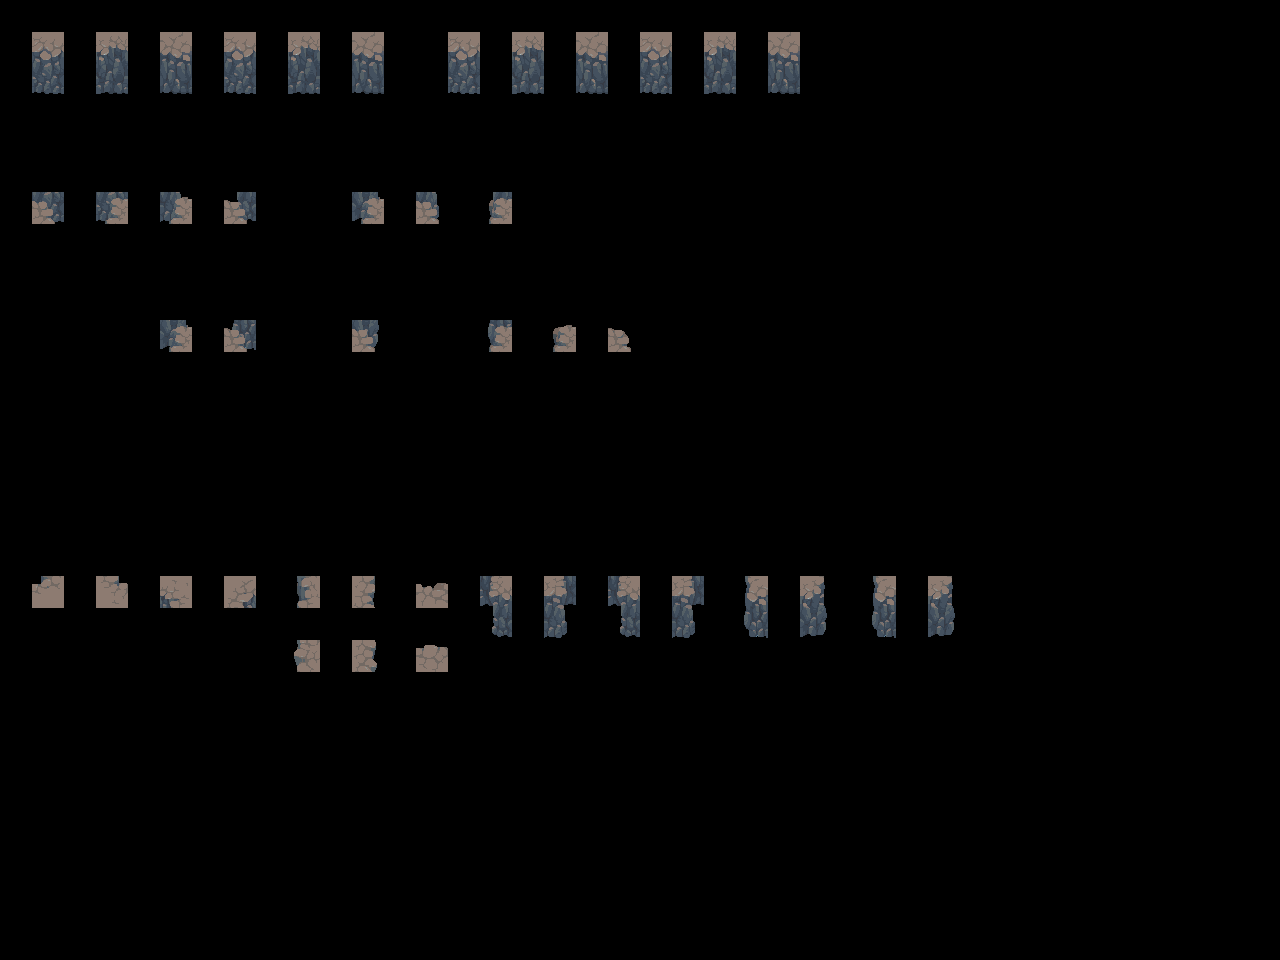

The image is a tile-based game level rendered from a .tmx file. Its description and complete source (layers, tilesets, objects, tile grids) follow:
An orthogonal 40x30 tile map with 32x32 px tiles, 2 tile layers (input_walls, output_walls) and 6 objects.

<map version="1.10" tiledversion="1.11.2" orientation="orthogonal" renderorder="right-down" width="40" height="30" tilewidth="32" tileheight="32" infinite="0" nextlayerid="4" nextobjectid="12">
 <properties>
  <property name="MatchInOrder" type="bool" value="true" />
 </properties>
 <tileset firstgid="1" source="raw2.tsx" />
 <layer id="1" name="input_walls" width="40" height="30" opacity="0.83">
  <data encoding="csv">
0,0,0,0,0,0,0,0,0,0,0,0,0,0,0,0,0,0,0,0,0,0,0,0,0,0,0,0,0,0,0,0,0,0,0,0,0,0,0,0,
0,67,0,67,0,67,0,67,0,67,0,67,0,0,67,0,67,0,67,0,67,0,67,0,67,0,0,0,0,0,0,0,0,0,0,0,0,0,0,0,
0,83,0,83,0,83,0,83,0,83,0,83,0,0,83,0,83,0,83,0,83,0,83,0,83,0,0,0,0,0,0,0,0,0,0,0,0,0,0,0,
0,0,0,0,0,0,0,0,0,0,0,0,0,0,0,0,0,0,0,0,0,0,0,0,0,0,0,0,0,0,0,0,0,0,0,0,0,0,0,0,
0,0,0,0,0,0,0,0,0,0,0,0,0,0,0,0,0,0,0,0,0,0,0,0,0,0,0,0,0,0,0,0,0,0,0,0,0,0,0,0,
0,0,0,0,0,0,0,0,0,0,0,0,0,0,0,0,0,0,0,0,0,0,0,0,0,0,0,0,0,0,0,0,0,0,0,0,0,0,0,0,
0,22,0,24,0,73,0,44,0,0,0,40,0,58,0,74,0,0,0,0,0,0,0,0,0,0,0,0,0,0,0,0,0,0,0,0,0,0,0,0,
0,0,0,0,0,0,0,0,0,0,0,0,0,0,0,0,0,0,0,0,0,0,0,0,0,0,0,0,0,0,0,0,0,0,0,0,0,0,0,0,
0,0,0,0,0,0,0,0,0,0,0,0,0,0,0,0,0,0,0,0,0,0,0,0,0,0,0,0,0,0,0,0,0,0,0,0,0,0,0,0,
0,0,0,0,0,0,0,0,0,0,0,0,0,0,0,0,0,0,0,0,0,0,0,0,0,0,0,0,0,0,0,0,0,0,0,0,0,0,0,0,
0,0,0,0,0,40,0,56,0,0,0,86,0,0,0,88,0,17,0,21,0,0,0,0,0,0,0,0,0,0,0,0,0,0,0,0,0,0,0,0,
0,0,0,0,0,0,0,0,0,0,0,0,0,0,0,0,0,0,0,0,0,0,0,0,0,0,0,0,0,0,0,0,0,0,0,0,0,0,0,0,
0,0,0,0,0,0,0,0,0,0,0,0,0,0,0,0,0,0,0,0,0,0,0,0,0,0,0,0,0,0,0,0,0,0,0,0,0,0,0,0,
0,0,0,0,0,0,0,0,0,0,0,0,0,0,0,0,0,0,0,0,0,0,0,0,0,0,0,0,0,0,0,0,0,0,0,0,0,0,0,0,
0,0,0,0,0,0,0,0,0,0,0,0,0,0,0,0,0,0,0,0,0,0,0,0,0,0,0,0,0,0,0,0,0,0,0,0,0,0,0,0,
0,0,0,0,0,0,0,0,0,0,0,0,0,0,0,0,0,0,0,0,0,0,0,0,0,0,0,0,0,0,0,0,0,0,0,0,0,0,0,0,
0,0,0,0,0,0,0,0,0,0,0,0,0,0,0,0,0,0,0,0,0,0,0,0,0,0,0,0,0,0,0,0,0,0,0,0,0,0,0,0,
0,0,0,0,0,0,0,0,0,0,0,0,0,0,0,0,0,0,0,0,0,0,0,0,0,0,0,0,0,0,0,0,0,0,0,0,0,0,0,0,
0,18,0,20,0,50,0,52,0,33,0,37,0,3,0,66,0,68,0,66,0,68,0,49,0,53,0,49,0,53,0,0,0,0,0,0,0,0,0,0,
0,0,0,0,0,0,0,0,0,0,0,0,0,0,0,82,0,84,0,82,0,84,0,65,0,69,0,65,0,69,0,0,0,0,0,0,0,0,0,0,
0,0,0,0,0,0,0,0,0,33,0,37,0,3,0,0,0,0,0,0,0,0,0,0,0,0,0,0,0,0,0,0,0,0,0,0,0,0,0,0,
0,0,0,0,0,0,0,0,0,0,0,0,0,0,0,0,0,0,0,0,0,0,0,0,0,0,0,0,0,0,0,0,0,0,0,0,0,0,0,0,
0,0,0,0,0,0,0,0,0,0,0,0,0,0,0,0,0,0,0,0,0,0,0,0,0,0,0,0,0,0,0,0,0,0,0,0,0,0,0,0,
0,0,0,0,0,0,0,0,0,0,0,0,0,0,0,0,0,0,0,0,0,0,0,0,0,0,0,0,0,0,0,0,0,0,0,0,0,0,0,0,
0,0,0,0,0,0,0,0,0,0,0,0,0,0,0,0,0,0,0,0,0,0,0,0,0,0,0,0,0,0,0,0,0,0,0,0,0,0,0,0,
0,0,0,0,0,0,0,0,0,0,0,0,0,0,0,0,0,0,0,0,0,0,0,0,0,0,0,0,0,0,0,0,0,0,0,0,0,0,0,0,
0,0,0,0,0,0,0,0,0,0,0,0,0,0,0,0,0,0,0,0,0,0,0,0,0,0,0,0,0,0,0,0,0,0,0,0,0,0,0,0,
0,0,0,0,0,0,0,0,0,0,0,0,0,0,0,0,0,0,0,0,0,0,0,0,0,0,0,0,0,0,0,0,0,0,0,0,0,0,0,0,
0,0,0,0,0,0,0,0,0,0,0,0,0,0,0,0,0,0,0,0,0,0,0,0,0,0,0,0,0,0,0,0,0,0,0,0,0,0,0,0,
0,0,0,0,0,0,0,0,0,0,0,0,0,0,0,0,0,0,0,0,0,0,0,0,0,0,0,0,0,0,0,0,0,0,0,0,0,0,0,0
</data>
 </layer>
 <layer id="2" name="output_walls" width="40" height="30">
  <data encoding="csv">
0,0,0,0,0,0,0,0,0,0,0,0,0,0,0,0,0,0,0,0,0,0,0,0,0,0,0,0,0,0,0,0,0,0,0,0,0,0,0,0,
0,145,0,146,0,147,0,148,0,149,0,150,0,0,152,0,153,0,154,0,155,0,156,0,157,0,0,0,0,0,0,0,0,0,0,0,0,0,0,0,
0,161,0,162,0,163,0,164,0,165,0,166,0,0,168,0,169,0,170,0,171,0,172,0,173,0,0,0,0,0,0,0,0,0,0,0,0,0,0,0,
0,0,0,0,0,0,0,0,0,0,0,0,0,0,0,0,0,0,0,0,0,0,0,0,0,0,0,0,0,0,0,0,0,0,0,0,0,0,0,0,
0,0,0,0,0,0,0,0,0,0,0,0,0,0,0,0,0,0,0,0,0,0,0,0,0,0,0,0,0,0,0,0,0,0,0,0,0,0,0,0,
0,0,0,0,0,0,0,0,0,0,0,0,0,0,0,0,0,0,0,0,0,0,0,0,0,0,0,0,0,0,0,0,0,0,0,0,0,0,0,0,
0,23,0,25,0,76,0,60,0,0,0,41,0,59,0,75,0,0,0,0,0,0,0,0,0,0,0,0,0,0,0,0,0,0,0,0,0,0,0,0,
0,0,0,0,0,0,0,0,0,0,0,0,0,0,0,0,0,0,0,0,0,0,0,0,0,0,0,0,0,0,0,0,0,0,0,0,0,0,0,0,
0,0,0,0,0,0,0,0,0,0,0,0,0,0,0,0,0,0,0,0,0,0,0,0,0,0,0,0,0,0,0,0,0,0,0,0,0,0,0,0,
0,0,0,0,0,0,0,0,0,0,0,0,0,0,0,0,0,0,0,0,0,0,0,0,0,0,0,0,0,0,0,0,0,0,0,0,0,0,0,0,
0,0,0,0,0,41,0,57,0,0,0,87,0,0,0,89,0,2,0,4,0,0,0,0,0,0,0,0,0,0,0,0,0,0,0,0,0,0,0,0,
0,0,0,0,0,0,0,0,0,0,0,0,0,0,0,0,0,0,0,0,0,0,0,0,0,0,0,0,0,0,0,0,0,0,0,0,0,0,0,0,
0,0,0,0,0,0,0,0,0,0,0,0,0,0,0,0,0,0,0,0,0,0,0,0,0,0,0,0,0,0,0,0,0,0,0,0,0,0,0,0,
0,0,0,0,0,0,0,0,0,0,0,0,0,0,0,0,0,0,0,0,0,0,0,0,0,0,0,0,0,0,0,0,0,0,0,0,0,0,0,0,
0,0,0,0,0,0,0,0,0,0,0,0,0,0,0,0,0,0,0,0,0,0,0,0,0,0,0,0,0,0,0,0,0,0,0,0,0,0,0,0,
0,0,0,0,0,0,0,0,0,0,0,0,0,0,0,0,0,0,0,0,0,0,0,0,0,0,0,0,0,0,0,0,0,0,0,0,0,0,0,0,
0,0,0,0,0,0,0,0,0,0,0,0,0,0,0,0,0,0,0,0,0,0,0,0,0,0,0,0,0,0,0,0,0,0,0,0,0,0,0,0,
0,0,0,0,0,0,0,0,0,0,0,0,0,0,0,0,0,0,0,0,0,0,0,0,0,0,0,0,0,0,0,0,0,0,0,0,0,0,0,0,
0,193,0,194,0,209,0,210,0,195,0,196,0,197,0,198,0,199,0,200,0,201,0,202,0,203,0,204,0,205,0,0,0,0,0,0,0,0,0,0,
0,0,0,0,0,0,0,0,0,0,0,0,0,0,0,214,0,215,0,216,0,217,0,218,0,219,0,220,0,221,0,0,0,0,0,0,0,0,0,0,
0,0,0,0,0,0,0,0,0,211,0,212,0,213,0,0,0,0,0,0,0,0,0,0,0,0,0,0,0,0,0,0,0,0,0,0,0,0,0,0,
0,0,0,0,0,0,0,0,0,0,0,0,0,0,0,0,0,0,0,0,0,0,0,0,0,0,0,0,0,0,0,0,0,0,0,0,0,0,0,0,
0,0,0,0,0,0,0,0,0,0,0,0,0,0,0,0,0,0,0,0,0,0,0,0,0,0,0,0,0,0,0,0,0,0,0,0,0,0,0,0,
0,0,0,0,0,0,0,0,0,0,0,0,0,0,0,0,0,0,0,0,0,0,0,0,0,0,0,0,0,0,0,0,0,0,0,0,0,0,0,0,
0,0,0,0,0,0,0,0,0,0,0,0,0,0,0,0,0,0,0,0,0,0,0,0,0,0,0,0,0,0,0,0,0,0,0,0,0,0,0,0,
0,0,0,0,0,0,0,0,0,0,0,0,0,0,0,0,0,0,0,0,0,0,0,0,0,0,0,0,0,0,0,0,0,0,0,0,0,0,0,0,
0,0,0,0,0,0,0,0,0,0,0,0,0,0,0,0,0,0,0,0,0,0,0,0,0,0,0,0,0,0,0,0,0,0,0,0,0,0,0,0,
0,0,0,0,0,0,0,0,0,0,0,0,0,0,0,0,0,0,0,0,0,0,0,0,0,0,0,0,0,0,0,0,0,0,0,0,0,0,0,0,
0,0,0,0,0,0,0,0,0,0,0,0,0,0,0,0,0,0,0,0,0,0,0,0,0,0,0,0,0,0,0,0,0,0,0,0,0,0,0,0,
0,0,0,0,0,0,0,0,0,0,0,0,0,0,0,0,0,0,0,0,0,0,0,0,0,0,0,0,0,0,0,0,0,0,0,0,0,0,0,0
</data>
 </layer>
 <objectgroup id="3" name="rule_options" offsetx="-10.6667" offsety="-16.6667">
  <object id="1" x="22" y="28" width="190.333" height="124.667">
   <properties>
    <property name="Disabled" type="bool" value="false" />
    <property name="Probability" type="float" value="0.3" />
   </properties>
  </object>
  <object id="2" x="28" y="180.667" width="917.333" height="320">
   <properties>
    <property name="Disabled" type="bool" value="false" />
    <property name="Probability" type="float" value="0.6" />
   </properties>
  </object>
  <object id="4" x="29.6667" y="568.333" width="955" height="178.333">
   <properties>
    <property name="Probability" type="float" value="0.5" />
   </properties>
  </object>
  <object id="5" x="634.667" y="28.6667" width="311" height="129">
   <properties>
    <property name="Probability" type="float" value="0.6" />
   </properties>
  </object>
  <object id="6" x="224" y="28" width="183.333" height="123.667">
   <properties>
    <property name="Probability" type="float" value="0.6" />
   </properties>
  </object>
  <object id="8" x="443.667" y="28.8332" width="183.333" height="123.667">
   <properties>
    <property name="Probability" type="float" value="0.3" />
   </properties>
  </object>
 </objectgroup>
</map>
